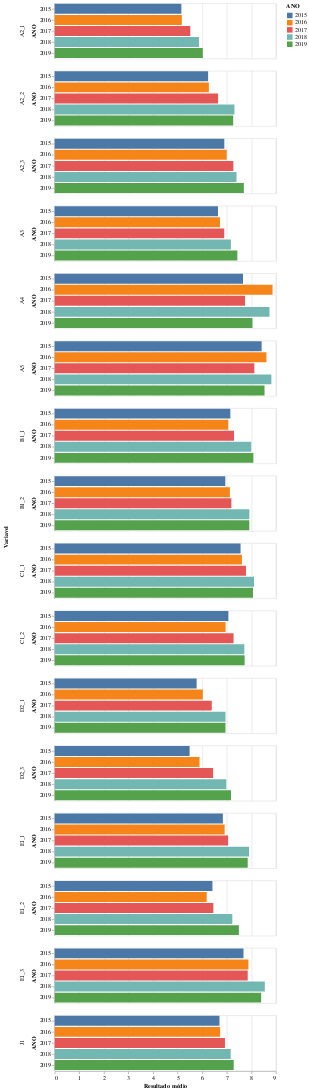

Notebook source saved alongside this figure:
### Code cell
alt.Chart(x).mark_bar().encode(
    x='Resultado médio:Q',
    y='ANO:O',
    color='ANO:N',
    row='Variavel:N',
    tooltip = ['Resultado médio']
)

### Figure 1 — Vega-Lite specification as saved in the notebook (floating-point values rounded to 4 significant figures)
{"config": {"view": {"continuousWidth": 400, "continuousHeight": 300}}, "data": {"name": "data-e28015e03bf56e43360ecbc4d328daf1"}, "mark": "bar", "encoding": {"color": {"type": "nominal", "field": "ANO"}, "row": {"type": "nominal", "field": "Variavel"}, "tooltip": [{"type": "quantitative", "field": "Resultado médio"}], "x": {"type": "quantitative", "field": "Resultado médio"}, "y": {"type": "ordinal", "field": "ANO"}}, "$schema": "https://vega.github.io/schema/vega-lite/v4.8.1.json", "datasets": {"data-e28015e03bf56e43360ecbc4d328daf1": [{"Variavel": "J1", "Resultado médio": 7.281, "ANO": 2019}, {"Variavel": "B1_1", "Resultado médio": 8.082, "ANO": 2019}, {"Variavel": "B1_2", "Resultado médio": 7.916, "ANO": 2019}, {"Variavel": "C1_1", "Resultado médio": 8.065, "ANO": 2019}, {"Variavel": "C1_2", "Resultado médio": 7.725, "ANO": 2019}, {"Variavel": "D2_1", "Resultado médio": 6.946, "ANO": 2019}, {"Variavel": "D2_3", "Resultado médio": 7.172, "ANO": 2019}, {"Variavel": "E1_1", "Resultado médio": 7.851, "ANO": 2019}, {"Variavel": "E1_2", "Resultado médio": 7.492, "ANO": 2019}, {"Variavel": "E1_3", "Resultado médio": 8.398, "ANO": 2019}, {"Variavel": "A2_1", "Resultado médio": 6.025, "ANO": 2019}, {"Variavel": "A2_2", "Resultado médio": 7.26, "ANO": 2019}, {"Variavel": "A2_3", "Resultado médio": 7.694, "ANO": 2019}, {"Variavel": "A3", "Resultado médio": 7.429, "ANO": 2019}, {"Variavel": "A4", "Resultado médio": 8.044, "ANO": 2019}, {"Variavel": "A5", "Resultado médio": 8.536, "ANO": 2019}, {"Variavel": "J1", "Resultado médio": 7.159, "ANO": 2018}, {"Variavel": "B1_1", "Resultado médio": 7.994, "ANO": 2018}, {"Variavel": "B1_2", "Resultado médio": 7.918, "ANO": 2018}, {"Variavel": "C1_1", "Resultado médio": 8.107, "ANO": 2018}, {"Variavel": "C1_2", "Resultado médio": 7.714, "ANO": 2018}, {"Variavel": "D2_1", "Resultado médio": 6.948, "ANO": 2018}, {"Variavel": "D2_3", "Resultado médio": 6.979, "ANO": 2018}, {"Variavel": "E1_1", "Resultado médio": 7.907, "ANO": 2018}, {"Variavel": "E1_2", "Resultado médio": 7.225, "ANO": 2018}, {"Variavel": "E1_3", "Resultado médio": 8.547, "ANO": 2018}, {"Variavel": "A2_1", "Resultado médio": 5.867, "ANO": 2018}, {"Variavel": "A2_2", "Resultado médio": 7.311, "ANO": 2018}, {"Variavel": "A2_3", "Resultado médio": 7.396, "ANO": 2018}, {"Variavel": "A3", "Resultado médio": 7.168, "ANO": 2018}, {"Variavel": "A4", "Resultado médio": 8.738, "ANO": 2018}, {"Variavel": "A5", "Resultado médio": 8.814, "ANO": 2018}, {"Variavel": "J1", "Resultado médio": 6.925, "ANO": 2017}, {"Variavel": "B1_1", "Resultado médio": 7.293, "ANO": 2017}, {"Variavel": "B1_2", "Resultado médio": 7.186, "ANO": 2017}, {"Variavel": "C1_1", "Resultado médio": 7.781, "ANO": 2017}, {"Variavel": "C1_2", "Resultado médio": 7.275, "ANO": 2017}, {"Variavel": "D2_1", "Resultado médio": 6.389, "ANO": 2017}, {"Variavel": "D2_3", "Resultado médio": 6.444, "ANO": 2017}, {"Variavel": "E1_1", "Resultado médio": 7.055, "ANO": 2017}, {"Variavel": "E1_2", "Resultado médio": 6.453, "ANO": 2017}, {"Variavel": "E1_3", "Resultado médio": 7.851, "ANO": 2017}, {"Variavel": "A2_1", "Resultado médio": 5.515, "ANO": 2017}, {"Variavel": "A2_2", "Resultado médio": 6.645, "ANO": 2017}, {"Variavel": "A2_3", "Resultado médio": 7.267, "ANO": 2017}, {"Variavel": "A3", "Resultado médio": 6.895, "ANO": 2017}, {"Variavel": "A4", "Resultado médio": 7.742, "ANO": 2017}, {"Variavel": "A5", "Resultado médio": 8.121, "ANO": 2017}, {"Variavel": "J1", "Resultado médio": 6.729, "ANO": 2016}, {"Variavel": "B1_1", "Resultado médio": 7.06, "ANO": 2016}, {"Variavel": "B1_2", "Resultado médio": 7.127, "ANO": 2016}, {"Variavel": "C1_1", "Resultado médio": 7.615, "ANO": 2016}, {"Variavel": "C1_2", "Resultado médio": 6.951, "ANO": 2016}, {"Variavel": "D2_1", "Resultado médio": 6.024, "ANO": 2016}, {"Variavel": "D2_3", "Resultado médio": 5.89, "ANO": 2016}, {"Variavel": "E1_1", "Resultado médio": 6.912, "ANO": 2016}, {"Variavel": "E1_2", "Resultado médio": 6.183, "ANO": 2016}, {"Variavel": "E1_3", "Resultado médio": 7.881, "ANO": 2016}, {"Variavel": "A2_1", "Resultado médio": 5.171, "ANO": 2016}, {"Variavel": "A2_2", "Resultado médio": 6.27, "ANO": 2016}, {"Variavel": "A2_3", "Resultado médio": 6.997, "ANO": 2016}, {"Variavel": "A3", "Resultado médio": 6.721, "ANO": 2016}, {"Variavel": "A4", "Resultado médio": 8.862, "ANO": 2016}, {"Variavel": "A5", "Resultado médio": 8.613, "ANO": 2016}, {"Variavel": "J1", "Resultado médio": 6.703, "ANO": 2015}, {"Variavel": "B1_1", "Resultado médio": 7.144, "ANO": 2015}, {"Variavel": "B1_2", "Resultado médio": 6.939, "ANO": 2015}, {"Variavel": "C1_1", "Resultado médio": 7.56, "ANO": 2015}, {"Variavel": "C1_2", "Resultado médio": 7.065, "ANO": 2015}, {"Variavel": "D2_1", "Resultado médio": 5.773, "ANO": 2015}, {"Variavel": "D2_3", "Resultado médio": 5.487, "ANO": 2015}, {"Variavel": "E1_1", "Resultado médio": 6.84, "ANO": 2015}, {"Variavel": "E1_2", "Resultado médio": 6.416, "ANO": 2015}, {"Variavel": "E1_3", "Resultado médio": 7.68, "ANO": 2015}, {"Variavel": "A2_1", "Resultado médio": 5.152, "ANO": 2015}, {"Variavel": "A2_2", "Resultado médio": 6.24, "ANO": 2015}, {"Variavel": "A2_3", "Resultado médio": 6.9, "ANO": 2015}, {"Variavel": "A3", "Resultado médio": 6.641, "ANO": 2015}, {"Variavel": "A4", "Resultado médio": 7.661, "ANO": 2015}, {"Variavel": "A5", "Resultado médio": 8.418, "ANO": 2015}]}}
